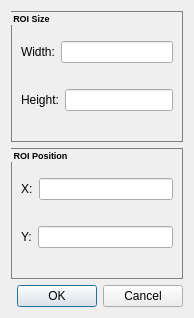
<?xml version="1.0" encoding="UTF-8"?>
<ui version="4.0">
 <class>ROIDialog</class>
 <widget class="QWidget" name="ROIDialog">
  <property name="geometry">
   <rect>
    <x>0</x>
    <y>0</y>
    <width>194</width>
    <height>318</height>
   </rect>
  </property>
  <property name="windowTitle">
   <string>Form</string>
  </property>
  <property name="styleSheet">
   <string notr="true">QGroupBox{
	border: 1px solid grey;
	font: bold 7pt
}</string>
  </property>
  <layout class="QVBoxLayout" name="verticalLayout">
   <item>
    <widget class="QGroupBox" name="groupBox">
     <property name="minimumSize">
      <size>
       <width>0</width>
       <height>130</height>
      </size>
     </property>
     <property name="title">
      <string>ROI Size</string>
     </property>
     <layout class="QVBoxLayout" name="verticalLayout_2">
      <item>
       <layout class="QHBoxLayout" name="horizontalLayout">
        <item>
         <widget class="QLabel" name="label_2">
          <property name="text">
           <string>Width:</string>
          </property>
         </widget>
        </item>
        <item>
         <widget class="QLineEdit" name="widthLineEdit"/>
        </item>
       </layout>
      </item>
      <item>
       <layout class="QHBoxLayout" name="horizontalLayout_2">
        <item>
         <widget class="QLabel" name="label_3">
          <property name="text">
           <string>Height:</string>
          </property>
         </widget>
        </item>
        <item>
         <widget class="QLineEdit" name="heightLineEdit"/>
        </item>
       </layout>
      </item>
     </layout>
    </widget>
   </item>
   <item>
    <widget class="QGroupBox" name="groupBox_2">
     <property name="minimumSize">
      <size>
       <width>0</width>
       <height>130</height>
      </size>
     </property>
     <property name="title">
      <string>ROI Position</string>
     </property>
     <layout class="QVBoxLayout" name="verticalLayout_3">
      <item>
       <layout class="QHBoxLayout" name="horizontalLayout_3">
        <item>
         <widget class="QLabel" name="label">
          <property name="text">
           <string>X:</string>
          </property>
         </widget>
        </item>
        <item>
         <widget class="QLineEdit" name="xLineEdit"/>
        </item>
       </layout>
      </item>
      <item>
       <layout class="QHBoxLayout" name="horizontalLayout_4">
        <item>
         <widget class="QLabel" name="label_4">
          <property name="text">
           <string>Y:</string>
          </property>
         </widget>
        </item>
        <item>
         <widget class="QLineEdit" name="yLineEdit">
          <property name="styleSheet">
           <string notr="true"/>
          </property>
         </widget>
        </item>
       </layout>
      </item>
     </layout>
    </widget>
   </item>
   <item>
    <widget class="QDialogButtonBox" name="buttonBox">
     <property name="standardButtons">
      <set>QDialogButtonBox::Cancel|QDialogButtonBox::Ok</set>
     </property>
    </widget>
   </item>
  </layout>
 </widget>
 <resources/>
 <connections/>
</ui>
